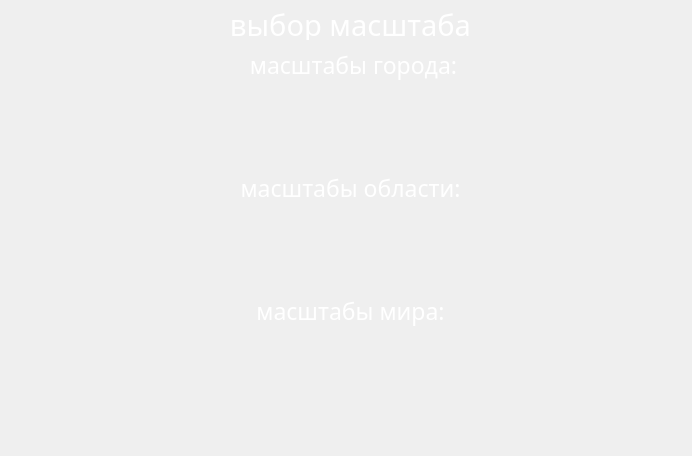
<?xml version="1.0" encoding="UTF-8"?>
<ui version="4.0">
 <class>ScaleMenu</class>
 <widget class="QWidget" name="ScaleMenu">
  <property name="geometry">
   <rect>
    <x>0</x>
    <y>0</y>
    <width>692</width>
    <height>456</height>
   </rect>
  </property>
  <property name="minimumSize">
   <size>
    <width>692</width>
    <height>456</height>
   </size>
  </property>
  <property name="maximumSize">
   <size>
    <width>692</width>
    <height>456</height>
   </size>
  </property>
  <property name="windowTitle">
   <string>Form</string>
  </property>
  <property name="styleSheet">
   <string notr="true"/>
  </property>
  <widget class="QWidget" name="gridWidget" native="true">
   <property name="geometry">
    <rect>
     <x>0</x>
     <y>0</y>
     <width>692</width>
     <height>456</height>
    </rect>
   </property>
   <property name="styleSheet">
    <string notr="true">#gridWidget
{
	border-image: url(:/Pyramid/fon_next_menu.png);
}</string>
   </property>
   <widget class="QPushButton" name="scale500k_but">
    <property name="geometry">
     <rect>
      <x>356</x>
      <y>209</y>
      <width>139</width>
      <height>78</height>
     </rect>
    </property>
    <property name="sizePolicy">
     <sizepolicy hsizetype="Preferred" vsizetype="Preferred">
      <horstretch>0</horstretch>
      <verstretch>0</verstretch>
     </sizepolicy>
    </property>
    <property name="minimumSize">
     <size>
      <width>139</width>
      <height>78</height>
     </size>
    </property>
    <property name="maximumSize">
     <size>
      <width>139</width>
      <height>78</height>
     </size>
    </property>
    <property name="autoFillBackground">
     <bool>false</bool>
    </property>
    <property name="styleSheet">
     <string notr="true"> QPushButton:hover:pressed {
    padding-right: 15px; /* make room for the arrows */
	border-image: url(:/Pyramid/500k_n.png);
    border-width: 3;}
 
QPushButton{
    padding-right: 15px; /* make room for the arrows */
	border-image: url(:/Pyramid/500k.png);
    border-width: 3;}

 QPushButton:hover {
    padding-right: 15px; /* make room for the arrows */
	border-image: url(:/Pyramid/500k.png);
    border-width: 3;}</string>
    </property>
    <property name="text">
     <string/>
    </property>
    <property name="flat">
     <bool>true</bool>
    </property>
   </widget>
   <widget class="QPushButton" name="scale50k_but">
    <property name="geometry">
     <rect>
      <x>518</x>
      <y>89</y>
      <width>139</width>
      <height>78</height>
     </rect>
    </property>
    <property name="sizePolicy">
     <sizepolicy hsizetype="Preferred" vsizetype="Preferred">
      <horstretch>0</horstretch>
      <verstretch>0</verstretch>
     </sizepolicy>
    </property>
    <property name="minimumSize">
     <size>
      <width>139</width>
      <height>78</height>
     </size>
    </property>
    <property name="maximumSize">
     <size>
      <width>139</width>
      <height>78</height>
     </size>
    </property>
    <property name="autoFillBackground">
     <bool>false</bool>
    </property>
    <property name="styleSheet">
     <string notr="true"> QPushButton:hover:pressed {
    padding-right: 15px; /* make room for the arrows */
	border-image: url(:/Pyramid/50k_n.png);
    border-width: 3;}
 
QPushButton{
    padding-right: 15px; /* make room for the arrows */
	border-image: url(:/Pyramid/50k.png);
    border-width: 3;}

 QPushButton:hover {
    padding-right: 15px; /* make room for the arrows */
	border-image: url(:/Pyramid/50k.png);
    border-width: 3;}</string>
    </property>
    <property name="text">
     <string/>
    </property>
    <property name="flat">
     <bool>true</bool>
    </property>
   </widget>
   <widget class="QPushButton" name="scale1k_but">
    <property name="geometry">
     <rect>
      <x>32</x>
      <y>89</y>
      <width>139</width>
      <height>78</height>
     </rect>
    </property>
    <property name="sizePolicy">
     <sizepolicy hsizetype="Preferred" vsizetype="Preferred">
      <horstretch>0</horstretch>
      <verstretch>0</verstretch>
     </sizepolicy>
    </property>
    <property name="minimumSize">
     <size>
      <width>139</width>
      <height>78</height>
     </size>
    </property>
    <property name="maximumSize">
     <size>
      <width>139</width>
      <height>78</height>
     </size>
    </property>
    <property name="autoFillBackground">
     <bool>false</bool>
    </property>
    <property name="styleSheet">
     <string notr="true"> QPushButton:hover:pressed {
    padding-right: 15px; /* make room for the arrows */
	border-image: url(:/Pyramid/1000k_n.png);
    border-width: 3;}
 
QPushButton{
    padding-right: 15px; /* make room for the arrows */
	border-image: url(:/Pyramid/1000k.png);
    border-width: 3;}

 QPushButton:hover {
    padding-right: 15px; /* make room for the arrows */
	border-image: url(:/Pyramid/1000k.png);
    border-width: 3;}</string>
    </property>
    <property name="text">
     <string/>
    </property>
    <property name="flat">
     <bool>true</bool>
    </property>
   </widget>
   <widget class="QPushButton" name="scale100k_but">
    <property name="geometry">
     <rect>
      <x>32</x>
      <y>209</y>
      <width>139</width>
      <height>78</height>
     </rect>
    </property>
    <property name="sizePolicy">
     <sizepolicy hsizetype="Preferred" vsizetype="Preferred">
      <horstretch>0</horstretch>
      <verstretch>0</verstretch>
     </sizepolicy>
    </property>
    <property name="minimumSize">
     <size>
      <width>139</width>
      <height>78</height>
     </size>
    </property>
    <property name="maximumSize">
     <size>
      <width>139</width>
      <height>78</height>
     </size>
    </property>
    <property name="autoFillBackground">
     <bool>false</bool>
    </property>
    <property name="styleSheet">
     <string notr="true"> QPushButton:hover:pressed {
    padding-right: 15px; /* make room for the arrows */
	border-image: url(:/Pyramid/100k_n.png);
    border-width: 3;}
 
QPushButton{
    padding-right: 15px; /* make room for the arrows */
	border-image: url(:/Pyramid/100k.png);;
    border-width: 3;}

 QPushButton:hover {
    padding-right: 15px; /* make room for the arrows */
	border-image: url(:/Pyramid/100k.png);
    border-width: 3;}</string>
    </property>
    <property name="text">
     <string/>
    </property>
    <property name="flat">
     <bool>true</bool>
    </property>
   </widget>
   <widget class="QPushButton" name="scale4mln_but">
    <property name="geometry">
     <rect>
      <x>32</x>
      <y>336</y>
      <width>139</width>
      <height>78</height>
     </rect>
    </property>
    <property name="sizePolicy">
     <sizepolicy hsizetype="Preferred" vsizetype="Preferred">
      <horstretch>0</horstretch>
      <verstretch>0</verstretch>
     </sizepolicy>
    </property>
    <property name="minimumSize">
     <size>
      <width>139</width>
      <height>78</height>
     </size>
    </property>
    <property name="maximumSize">
     <size>
      <width>139</width>
      <height>78</height>
     </size>
    </property>
    <property name="autoFillBackground">
     <bool>false</bool>
    </property>
    <property name="styleSheet">
     <string notr="true"> QPushButton:hover:pressed {
    padding-right: 15px; /* make room for the arrows */
	border-image: url(:/Pyramid/4mln_n.png);
    border-width: 3;}
 
QPushButton{
    padding-right: 15px; /* make room for the arrows */
	border-image: url(:/Pyramid/4mln.png);
    border-width: 3;}

 QPushButton:hover {
    padding-right: 15px; /* make room for the arrows */
	border-image: url(:/Pyramid/4mln.png);
    border-width: 3;}</string>
    </property>
    <property name="text">
     <string/>
    </property>
    <property name="flat">
     <bool>true</bool>
    </property>
   </widget>
   <widget class="QPushButton" name="scale10k_but">
    <property name="geometry">
     <rect>
      <x>194</x>
      <y>89</y>
      <width>139</width>
      <height>78</height>
     </rect>
    </property>
    <property name="sizePolicy">
     <sizepolicy hsizetype="Preferred" vsizetype="Preferred">
      <horstretch>0</horstretch>
      <verstretch>0</verstretch>
     </sizepolicy>
    </property>
    <property name="minimumSize">
     <size>
      <width>139</width>
      <height>78</height>
     </size>
    </property>
    <property name="maximumSize">
     <size>
      <width>139</width>
      <height>78</height>
     </size>
    </property>
    <property name="autoFillBackground">
     <bool>false</bool>
    </property>
    <property name="styleSheet">
     <string notr="true"> QPushButton:hover:pressed {
    padding-right: 15px; /* make room for the arrows */
	border-image: url(:/Pyramid/10k_n.png);
    border-width: 3;}
 
QPushButton{
    padding-right: 15px; /* make room for the arrows */
	border-image: url(:/Pyramid/10k.png);
    border-width: 3;}

 QPushButton:hover {
    padding-right: 15px; /* make room for the arrows */
	border-image: url(:/Pyramid/10k.png);
    border-width: 3;}</string>
    </property>
    <property name="text">
     <string/>
    </property>
    <property name="flat">
     <bool>true</bool>
    </property>
   </widget>
   <widget class="QPushButton" name="scale5mln_but">
    <property name="geometry">
     <rect>
      <x>194</x>
      <y>336</y>
      <width>139</width>
      <height>78</height>
     </rect>
    </property>
    <property name="sizePolicy">
     <sizepolicy hsizetype="Preferred" vsizetype="Preferred">
      <horstretch>0</horstretch>
      <verstretch>0</verstretch>
     </sizepolicy>
    </property>
    <property name="minimumSize">
     <size>
      <width>139</width>
      <height>78</height>
     </size>
    </property>
    <property name="maximumSize">
     <size>
      <width>139</width>
      <height>78</height>
     </size>
    </property>
    <property name="autoFillBackground">
     <bool>false</bool>
    </property>
    <property name="styleSheet">
     <string notr="true"> QPushButton:hover:pressed {
    padding-right: 15px; /* make room for the arrows */
	border-image: url(:/Pyramid/5mln_n.png);
    border-width: 3;}
 
QPushButton{
    padding-right: 15px; /* make room for the arrows */
	border-image: url(:/Pyramid/5mln.png);
    border-width: 3;}
</string>
    </property>
    <property name="text">
     <string/>
    </property>
    <property name="flat">
     <bool>true</bool>
    </property>
   </widget>
   <widget class="QPushButton" name="scale8mln_but">
    <property name="geometry">
     <rect>
      <x>356</x>
      <y>336</y>
      <width>139</width>
      <height>78</height>
     </rect>
    </property>
    <property name="sizePolicy">
     <sizepolicy hsizetype="Preferred" vsizetype="Preferred">
      <horstretch>0</horstretch>
      <verstretch>0</verstretch>
     </sizepolicy>
    </property>
    <property name="minimumSize">
     <size>
      <width>139</width>
      <height>78</height>
     </size>
    </property>
    <property name="maximumSize">
     <size>
      <width>139</width>
      <height>78</height>
     </size>
    </property>
    <property name="autoFillBackground">
     <bool>false</bool>
    </property>
    <property name="styleSheet">
     <string notr="true"> QPushButton:hover:pressed {
    padding-right: 15px; /* make room for the arrows */
	border-image: url(:/Pyramid/8mln_n.png);
    border-width: 3;}
 
QPushButton{
    padding-right: 15px; /* make room for the arrows */
	border-image: url(:/Pyramid/8mln.png);
    border-width: 3;}

 QPushButton:hover {
    padding-right: 15px; /* make room for the arrows */
	border-image: url(:/Pyramid/8mln.png);
    border-width: 3;}</string>
    </property>
    <property name="text">
     <string/>
    </property>
    <property name="flat">
     <bool>true</bool>
    </property>
   </widget>
   <widget class="QPushButton" name="scale200k_but">
    <property name="geometry">
     <rect>
      <x>194</x>
      <y>209</y>
      <width>139</width>
      <height>78</height>
     </rect>
    </property>
    <property name="sizePolicy">
     <sizepolicy hsizetype="Preferred" vsizetype="Preferred">
      <horstretch>0</horstretch>
      <verstretch>0</verstretch>
     </sizepolicy>
    </property>
    <property name="minimumSize">
     <size>
      <width>139</width>
      <height>78</height>
     </size>
    </property>
    <property name="maximumSize">
     <size>
      <width>139</width>
      <height>78</height>
     </size>
    </property>
    <property name="autoFillBackground">
     <bool>false</bool>
    </property>
    <property name="styleSheet">
     <string notr="true"> QPushButton:hover:pressed {
    padding-right: 15px; /* make room for the arrows */
	border-image: url(:/Pyramid/200k_n.png);
    border-width: 3;}
 
QPushButton{
    padding-right: 15px; /* make room for the arrows */
	border-image: url(:/Pyramid/200k.png);
    border-width: 3;}

</string>
    </property>
    <property name="text">
     <string/>
    </property>
    <property name="flat">
     <bool>true</bool>
    </property>
   </widget>
   <widget class="QPushButton" name="scale1mln_but">
    <property name="geometry">
     <rect>
      <x>518</x>
      <y>209</y>
      <width>139</width>
      <height>78</height>
     </rect>
    </property>
    <property name="sizePolicy">
     <sizepolicy hsizetype="Preferred" vsizetype="Preferred">
      <horstretch>0</horstretch>
      <verstretch>0</verstretch>
     </sizepolicy>
    </property>
    <property name="minimumSize">
     <size>
      <width>139</width>
      <height>78</height>
     </size>
    </property>
    <property name="maximumSize">
     <size>
      <width>139</width>
      <height>78</height>
     </size>
    </property>
    <property name="autoFillBackground">
     <bool>false</bool>
    </property>
    <property name="styleSheet">
     <string notr="true"> QPushButton:hover:pressed {
    padding-right: 15px; /* make room for the arrows */
	border-image: url(:/Pyramid/1mln_n.png);
    border-width: 3;}
 
QPushButton{
    padding-right: 15px; /* make room for the arrows */
	border-image: url(:/Pyramid/1mln.png);
    border-width: 3;}

 QPushButton:hover {
    padding-right: 15px; /* make room for the arrows */
	border-image: url(:/Pyramid/1mln.png);
    border-width: 3;}</string>
    </property>
    <property name="text">
     <string/>
    </property>
    <property name="flat">
     <bool>true</bool>
    </property>
   </widget>
   <widget class="QPushButton" name="scale25k_but">
    <property name="geometry">
     <rect>
      <x>356</x>
      <y>89</y>
      <width>139</width>
      <height>78</height>
     </rect>
    </property>
    <property name="sizePolicy">
     <sizepolicy hsizetype="Preferred" vsizetype="Preferred">
      <horstretch>0</horstretch>
      <verstretch>0</verstretch>
     </sizepolicy>
    </property>
    <property name="minimumSize">
     <size>
      <width>139</width>
      <height>78</height>
     </size>
    </property>
    <property name="maximumSize">
     <size>
      <width>139</width>
      <height>78</height>
     </size>
    </property>
    <property name="autoFillBackground">
     <bool>false</bool>
    </property>
    <property name="styleSheet">
     <string notr="true"> QPushButton:hover:pressed {
    padding-right: 15px; /* make room for the arrows */
	border-image: url(:/Pyramid/25k_n.png);
    border-width: 3;}
 
QPushButton{
    padding-right: 15px; /* make room for the arrows */
	border-image: url(:/Pyramid/25k.png);
    border-width: 3;}

 QPushButton:hover {
    padding-right: 15px; /* make room for the arrows */
	border-image: url(:/Pyramid/25k.png);
    border-width: 3;}</string>
    </property>
    <property name="text">
     <string/>
    </property>
    <property name="flat">
     <bool>true</bool>
    </property>
   </widget>
   <widget class="QPushButton" name="scale40mln_but">
    <property name="geometry">
     <rect>
      <x>518</x>
      <y>336</y>
      <width>139</width>
      <height>78</height>
     </rect>
    </property>
    <property name="sizePolicy">
     <sizepolicy hsizetype="Preferred" vsizetype="Preferred">
      <horstretch>0</horstretch>
      <verstretch>0</verstretch>
     </sizepolicy>
    </property>
    <property name="minimumSize">
     <size>
      <width>139</width>
      <height>78</height>
     </size>
    </property>
    <property name="maximumSize">
     <size>
      <width>139</width>
      <height>78</height>
     </size>
    </property>
    <property name="autoFillBackground">
     <bool>false</bool>
    </property>
    <property name="styleSheet">
     <string notr="true"> QPushButton:hover:pressed {
    padding-right: 15px; /* make room for the arrows */
	border-image: url(:/Pyramid/40mln_n.png);
    border-width: 3;}
 
QPushButton{
    padding-right: 15px; /* make room for the arrows */
	border-image: url(:/Pyramid/40mln.png);
    border-width: 3;}

 QPushButton:hover {
    padding-right: 15px; /* make room for the arrows */
	border-image: url(:/Pyramid/40mln.png);
    border-width: 3;}</string>
    </property>
    <property name="text">
     <string/>
    </property>
    <property name="flat">
     <bool>true</bool>
    </property>
   </widget>
   <widget class="QLabel" name="statusVideo">
    <property name="geometry">
     <rect>
      <x>30</x>
      <y>9</y>
      <width>641</width>
      <height>31</height>
     </rect>
    </property>
    <property name="palette">
     <palette>
      <active>
       <colorrole role="WindowText">
        <brush brushstyle="SolidPattern">
         <color alpha="255">
          <red>255</red>
          <green>255</green>
          <blue>255</blue>
         </color>
        </brush>
       </colorrole>
       <colorrole role="Text">
        <brush brushstyle="SolidPattern">
         <color alpha="255">
          <red>255</red>
          <green>255</green>
          <blue>255</blue>
         </color>
        </brush>
       </colorrole>
       <colorrole role="ButtonText">
        <brush brushstyle="SolidPattern">
         <color alpha="255">
          <red>255</red>
          <green>255</green>
          <blue>255</blue>
         </color>
        </brush>
       </colorrole>
      </active>
      <inactive>
       <colorrole role="WindowText">
        <brush brushstyle="SolidPattern">
         <color alpha="255">
          <red>255</red>
          <green>255</green>
          <blue>255</blue>
         </color>
        </brush>
       </colorrole>
       <colorrole role="Text">
        <brush brushstyle="SolidPattern">
         <color alpha="255">
          <red>255</red>
          <green>255</green>
          <blue>255</blue>
         </color>
        </brush>
       </colorrole>
       <colorrole role="ButtonText">
        <brush brushstyle="SolidPattern">
         <color alpha="255">
          <red>255</red>
          <green>255</green>
          <blue>255</blue>
         </color>
        </brush>
       </colorrole>
      </inactive>
      <disabled>
       <colorrole role="WindowText">
        <brush brushstyle="SolidPattern">
         <color alpha="255">
          <red>120</red>
          <green>120</green>
          <blue>120</blue>
         </color>
        </brush>
       </colorrole>
       <colorrole role="Text">
        <brush brushstyle="SolidPattern">
         <color alpha="255">
          <red>120</red>
          <green>120</green>
          <blue>120</blue>
         </color>
        </brush>
       </colorrole>
       <colorrole role="ButtonText">
        <brush brushstyle="SolidPattern">
         <color alpha="255">
          <red>120</red>
          <green>120</green>
          <blue>120</blue>
         </color>
        </brush>
       </colorrole>
      </disabled>
     </palette>
    </property>
    <property name="font">
     <font>
      <family>Trebuchet MS</family>
      <pointsize>22</pointsize>
      <stylestrategy>PreferDefault</stylestrategy>
     </font>
    </property>
    <property name="text">
     <string>выбор масштаба</string>
    </property>
    <property name="alignment">
     <set>Qt::AlignCenter</set>
    </property>
   </widget>
   <widget class="QLabel" name="statusVideo_2">
    <property name="geometry">
     <rect>
      <x>38</x>
      <y>49</y>
      <width>631</width>
      <height>31</height>
     </rect>
    </property>
    <property name="palette">
     <palette>
      <active>
       <colorrole role="WindowText">
        <brush brushstyle="SolidPattern">
         <color alpha="255">
          <red>255</red>
          <green>255</green>
          <blue>255</blue>
         </color>
        </brush>
       </colorrole>
       <colorrole role="Text">
        <brush brushstyle="SolidPattern">
         <color alpha="255">
          <red>255</red>
          <green>255</green>
          <blue>255</blue>
         </color>
        </brush>
       </colorrole>
       <colorrole role="ButtonText">
        <brush brushstyle="SolidPattern">
         <color alpha="255">
          <red>255</red>
          <green>255</green>
          <blue>255</blue>
         </color>
        </brush>
       </colorrole>
      </active>
      <inactive>
       <colorrole role="WindowText">
        <brush brushstyle="SolidPattern">
         <color alpha="255">
          <red>255</red>
          <green>255</green>
          <blue>255</blue>
         </color>
        </brush>
       </colorrole>
       <colorrole role="Text">
        <brush brushstyle="SolidPattern">
         <color alpha="255">
          <red>255</red>
          <green>255</green>
          <blue>255</blue>
         </color>
        </brush>
       </colorrole>
       <colorrole role="ButtonText">
        <brush brushstyle="SolidPattern">
         <color alpha="255">
          <red>255</red>
          <green>255</green>
          <blue>255</blue>
         </color>
        </brush>
       </colorrole>
      </inactive>
      <disabled>
       <colorrole role="WindowText">
        <brush brushstyle="SolidPattern">
         <color alpha="255">
          <red>120</red>
          <green>120</green>
          <blue>120</blue>
         </color>
        </brush>
       </colorrole>
       <colorrole role="Text">
        <brush brushstyle="SolidPattern">
         <color alpha="255">
          <red>120</red>
          <green>120</green>
          <blue>120</blue>
         </color>
        </brush>
       </colorrole>
       <colorrole role="ButtonText">
        <brush brushstyle="SolidPattern">
         <color alpha="255">
          <red>120</red>
          <green>120</green>
          <blue>120</blue>
         </color>
        </brush>
       </colorrole>
      </disabled>
     </palette>
    </property>
    <property name="font">
     <font>
      <family>Trebuchet MS</family>
      <pointsize>17</pointsize>
      <stylestrategy>PreferDefault</stylestrategy>
     </font>
    </property>
    <property name="text">
     <string>масштабы города:</string>
    </property>
    <property name="alignment">
     <set>Qt::AlignCenter</set>
    </property>
   </widget>
   <widget class="QLabel" name="statusVideo_3">
    <property name="geometry">
     <rect>
      <x>40</x>
      <y>172</y>
      <width>621</width>
      <height>31</height>
     </rect>
    </property>
    <property name="palette">
     <palette>
      <active>
       <colorrole role="WindowText">
        <brush brushstyle="SolidPattern">
         <color alpha="255">
          <red>255</red>
          <green>255</green>
          <blue>255</blue>
         </color>
        </brush>
       </colorrole>
       <colorrole role="Text">
        <brush brushstyle="SolidPattern">
         <color alpha="255">
          <red>255</red>
          <green>255</green>
          <blue>255</blue>
         </color>
        </brush>
       </colorrole>
       <colorrole role="ButtonText">
        <brush brushstyle="SolidPattern">
         <color alpha="255">
          <red>255</red>
          <green>255</green>
          <blue>255</blue>
         </color>
        </brush>
       </colorrole>
      </active>
      <inactive>
       <colorrole role="WindowText">
        <brush brushstyle="SolidPattern">
         <color alpha="255">
          <red>255</red>
          <green>255</green>
          <blue>255</blue>
         </color>
        </brush>
       </colorrole>
       <colorrole role="Text">
        <brush brushstyle="SolidPattern">
         <color alpha="255">
          <red>255</red>
          <green>255</green>
          <blue>255</blue>
         </color>
        </brush>
       </colorrole>
       <colorrole role="ButtonText">
        <brush brushstyle="SolidPattern">
         <color alpha="255">
          <red>255</red>
          <green>255</green>
          <blue>255</blue>
         </color>
        </brush>
       </colorrole>
      </inactive>
      <disabled>
       <colorrole role="WindowText">
        <brush brushstyle="SolidPattern">
         <color alpha="255">
          <red>120</red>
          <green>120</green>
          <blue>120</blue>
         </color>
        </brush>
       </colorrole>
       <colorrole role="Text">
        <brush brushstyle="SolidPattern">
         <color alpha="255">
          <red>120</red>
          <green>120</green>
          <blue>120</blue>
         </color>
        </brush>
       </colorrole>
       <colorrole role="ButtonText">
        <brush brushstyle="SolidPattern">
         <color alpha="255">
          <red>120</red>
          <green>120</green>
          <blue>120</blue>
         </color>
        </brush>
       </colorrole>
      </disabled>
     </palette>
    </property>
    <property name="font">
     <font>
      <family>Trebuchet MS</family>
      <pointsize>17</pointsize>
      <stylestrategy>PreferDefault</stylestrategy>
     </font>
    </property>
    <property name="text">
     <string>маcштабы области:</string>
    </property>
    <property name="alignment">
     <set>Qt::AlignCenter</set>
    </property>
   </widget>
   <widget class="QLabel" name="statusVideo_4">
    <property name="geometry">
     <rect>
      <x>40</x>
      <y>295</y>
      <width>621</width>
      <height>31</height>
     </rect>
    </property>
    <property name="palette">
     <palette>
      <active>
       <colorrole role="WindowText">
        <brush brushstyle="SolidPattern">
         <color alpha="255">
          <red>255</red>
          <green>255</green>
          <blue>255</blue>
         </color>
        </brush>
       </colorrole>
       <colorrole role="Text">
        <brush brushstyle="SolidPattern">
         <color alpha="255">
          <red>255</red>
          <green>255</green>
          <blue>255</blue>
         </color>
        </brush>
       </colorrole>
       <colorrole role="ButtonText">
        <brush brushstyle="SolidPattern">
         <color alpha="255">
          <red>255</red>
          <green>255</green>
          <blue>255</blue>
         </color>
        </brush>
       </colorrole>
      </active>
      <inactive>
       <colorrole role="WindowText">
        <brush brushstyle="SolidPattern">
         <color alpha="255">
          <red>255</red>
          <green>255</green>
          <blue>255</blue>
         </color>
        </brush>
       </colorrole>
       <colorrole role="Text">
        <brush brushstyle="SolidPattern">
         <color alpha="255">
          <red>255</red>
          <green>255</green>
          <blue>255</blue>
         </color>
        </brush>
       </colorrole>
       <colorrole role="ButtonText">
        <brush brushstyle="SolidPattern">
         <color alpha="255">
          <red>255</red>
          <green>255</green>
          <blue>255</blue>
         </color>
        </brush>
       </colorrole>
      </inactive>
      <disabled>
       <colorrole role="WindowText">
        <brush brushstyle="SolidPattern">
         <color alpha="255">
          <red>120</red>
          <green>120</green>
          <blue>120</blue>
         </color>
        </brush>
       </colorrole>
       <colorrole role="Text">
        <brush brushstyle="SolidPattern">
         <color alpha="255">
          <red>120</red>
          <green>120</green>
          <blue>120</blue>
         </color>
        </brush>
       </colorrole>
       <colorrole role="ButtonText">
        <brush brushstyle="SolidPattern">
         <color alpha="255">
          <red>120</red>
          <green>120</green>
          <blue>120</blue>
         </color>
        </brush>
       </colorrole>
      </disabled>
     </palette>
    </property>
    <property name="font">
     <font>
      <family>Trebuchet MS</family>
      <pointsize>17</pointsize>
      <stylestrategy>PreferDefault</stylestrategy>
     </font>
    </property>
    <property name="text">
     <string>масштабы мира:</string>
    </property>
    <property name="alignment">
     <set>Qt::AlignCenter</set>
    </property>
   </widget>
  </widget>
 </widget>
 <tabstops>
  <tabstop>scale1k_but</tabstop>
  <tabstop>scale10k_but</tabstop>
  <tabstop>scale25k_but</tabstop>
  <tabstop>scale50k_but</tabstop>
  <tabstop>scale100k_but</tabstop>
  <tabstop>scale200k_but</tabstop>
  <tabstop>scale500k_but</tabstop>
  <tabstop>scale1mln_but</tabstop>
  <tabstop>scale4mln_but</tabstop>
  <tabstop>scale5mln_but</tabstop>
  <tabstop>scale8mln_but</tabstop>
  <tabstop>scale40mln_but</tabstop>
 </tabstops>
 <resources>
  <include location="../Resources/PyramidWidgets.qrc"/>
 </resources>
 <connections/>
 <slots>
  <signal>signScale1k()</signal>
 </slots>
</ui>
